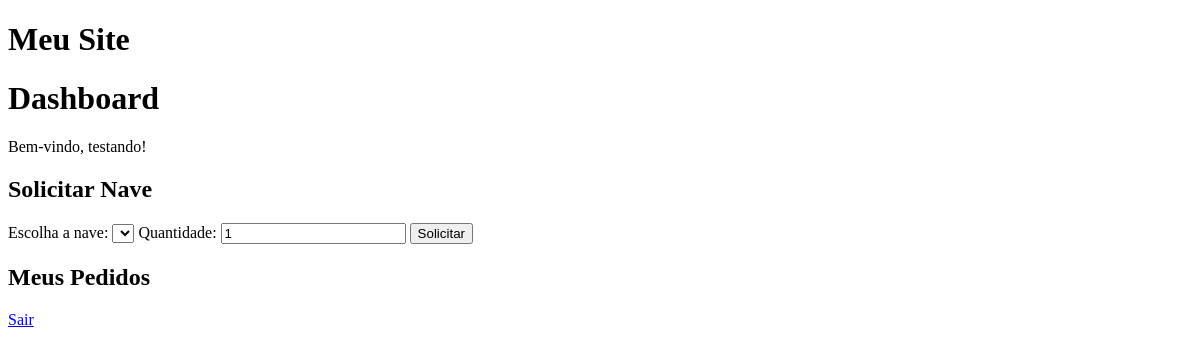
Page /dashboard (signed in) on the earlier database version.
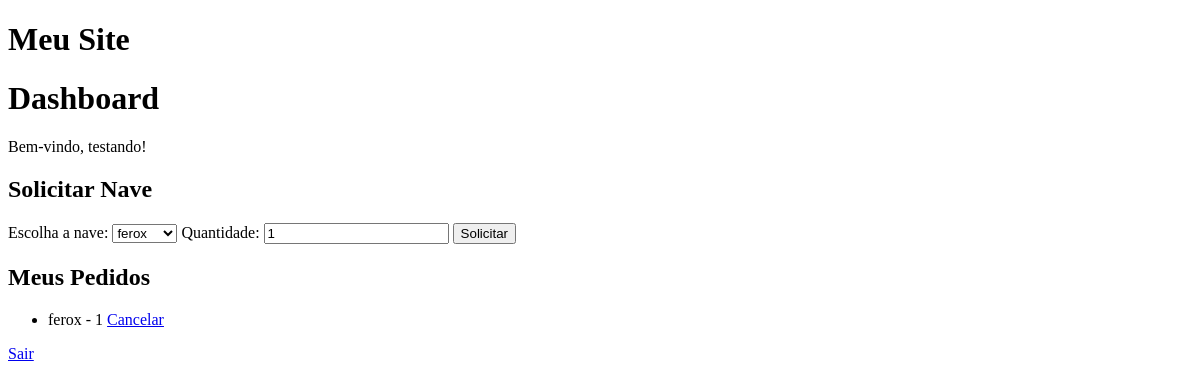
Same page on the later database version.
### models.py (models this page shows, shortened)
class User(db.Model, UserMixin):
    id = db.Column(db.Integer, primary_key=True)
    username = db.Column(db.String(50), unique=True, nullable=False)
    password_hash = db.Column(db.String(128), nullable=False)
    role = db.Column(db.String(20), nullable=False, default="user")  # user, admin ou manager

class Order(db.Model):
    id = db.Column(db.Integer, primary_key=True)
    user_id = db.Column(db.Integer, db.ForeignKey('user.id'), nullable=False)
    ship_id = db.Column(db.Integer, db.ForeignKey('ship.id'), nullable=False)
    quantity = db.Column(db.Integer, nullable=False, default=1)
    user = db.relationship('User', backref=db.backref('orders', lazy=True))
    ship = db.relationship('Ship', backref=db.backref('orders', lazy=True))

class Ship(db.Model):
    id = db.Column(db.Integer, primary_key=True)
    name = db.Column(db.String(100), nullable=False, unique=True)

### routes.py (the view)
@app.route('/dashboard')
@login_required
def dashboard():
    ships = Ship.query.all()
    user_orders = Order.query.all()
    users = None
    if current_user.role == 'user':
        user_orders = Order.query.filter_by(user_id=current_user.id).all()
    if current_user.role in ['manager', 'admin']:
        users = User.query.all()
    return render_template('dashboard.html', ships=ships, user_orders=user_orders, users=users)

### app.py (called while the page is built)
@login_manager.user_loader
def load_user(user_id):
    return User.query.get(int(user_id))

### templates/dashboard.html (shortened to what this page needs)
{% extends 'base.html' %}
{% block content %}
    <h1>Dashboard</h1>
    <p>Bem-vindo, {{ current_user.username }}!</p>
    {% if current_user.role == 'user' %}
        <h2>Solicitar Nave</h2>
        <form action="/request_ship" method="post">
            <label for="ship">Escolha a nave:</label>
            <select name="ship" id="ship">
                {% for ship in ships %}
                    <option value="{{ ship.id }}">{{ ship.name }}</option>
                {% endfor %}
            </select>
            <label for="quantity">Quantidade:</label>
            <input type="number" name="quantity" min="1" value="1">
            <button type="submit">Solicitar</button>
        </form>
        <h2>Meus Pedidos</h2>
        <ul>
            {% for order in user_orders %}
                <li>{{ order.ship.name }} - {{ order.quantity }} <a href="/delete_order/{{ order.id }}">Cancelar</a></li>
            {% endfor %}
        </ul>
    {% endif %}
    <a href="{{ url_for('logout') }}">Sair</a>
{% endblock %}

### templates/base.html (shortened to what this page needs)
<!DOCTYPE html>
<html lang="pt-br">
<head>
</head>
<body>
    <header>
        <h1>Meu Site</h1>
    </header>
    <main>
        {% block content %}{% endblock %}
    </main>
</body>
</html>

Differences in the rows shown:
added Order: ship.name "ferox", quantity "1"
Other differences:
form field ship: (not shown) → "ferox"
